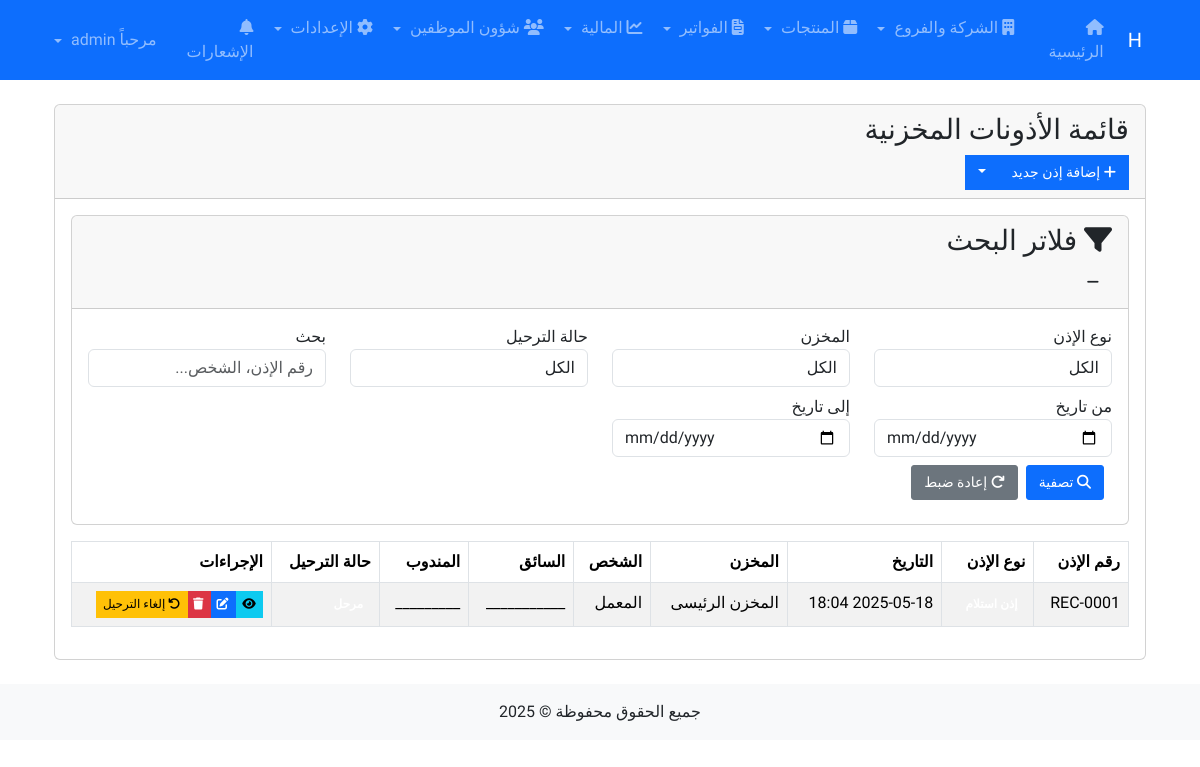
Screenshot of /finances/store-permits/ (signed in) with the database file from the repository.
### finances/models.py (models this page shows, shortened)
class StorePermit(models.Model):
    ISSUE = 'issue'
    RECEIVE = 'receive'
    PERMIT_TYPES = [
        (ISSUE, _("إذن صرف")),
        (RECEIVE, _("إذن استلام")),
    ]
    number = models.CharField(_("رقم الإذن"), max_length=50, unique=True)
    permit_type = models.CharField(_("نوع الإذن"), max_length=10, choices=PERMIT_TYPES)
    date = models.DateTimeField(_("تاريخ الإذن"), default=timezone.now)
    store = models.ForeignKey(Store, on_delete=models.CASCADE, related_name='permits', verbose_name=_("المخزن"))
    person_name = models.CharField(_("اسم الشخص"), max_length=255, help_text=_("المستلم في حالة الصرف أو المرسل في حالة الاستلام"))
    driver = models.ForeignKey(Driver, on_delete=models.SET_NULL, null=True, blank=True, related_name='permits', verbose_name=_("السائق"))
    representative = models.ForeignKey(Representative, on_delete=models.SET_NULL, null=True, blank=True, related_name='permits', verbose_name=_("المندوب"))
    reference_number = models.CharField(_("الرقم المرجعي"), max_length=50, blank=True, null=True)
    notes = models.TextField(_("ملاحظات"), blank=True, null=True)
    is_posted = models.BooleanField(_("مرحل"), default=False)
    class Meta:
        verbose_name = _("إذن مخزني")
        verbose_name_plural = _("أذونات المخزن")
        ordering = ['-date']

### core/models.py (models this page shows, shortened)
class Store(models.Model):
    branch = models.ForeignKey(Branch, on_delete=models.CASCADE, related_name='stores', verbose_name=_("الفرع"))
    name = models.CharField(_("اسم المخزن"), max_length=255)
    address = models.TextField(_("العنوان"), blank=True, null=True)
    keeper = models.CharField(_("أمين المخزن"), max_length=255, blank=True, null=True)
    notes = models.TextField(_("ملاحظات"), blank=True, null=True)
    class Meta:
        verbose_name = _("مخزن")
        verbose_name_plural = _("المخازن")

class Driver(models.Model):
    name = models.CharField(_("الاسم"), max_length=255)
    phone = models.CharField(_("رقم الهاتف"), max_length=20, blank=True, null=True)
    address = models.TextField(_("العنوان"), blank=True, null=True)
    id_number = models.CharField(_("رقم الهوية"), max_length=20, blank=True, null=True)
    license_number = models.CharField(_("رقم الرخصة"), max_length=20, blank=True, null=True)
    notes = models.TextField(_("ملاحظات"), blank=True, null=True)
    class Meta:
        verbose_name = _("سائق")
        verbose_name_plural = _("السائقين")

class Representative(models.Model):
    name = models.CharField(_("الاسم"), max_length=255)
    phone = models.CharField(_("رقم الهاتف"), max_length=20, blank=True, null=True)
    address = models.TextField(_("العنوان"), blank=True, null=True)
    id_number = models.CharField(_("رقم الهوية"), max_length=20, blank=True, null=True)
    commission_percentage = models.DecimalField(_("نسبة العمولة"), max_digits=5, decimal_places=2, default=0)
    notes = models.TextField(_("ملاحظات"), blank=True, null=True)
    class Meta:
        verbose_name = _("مندوب")
        verbose_name_plural = _("المناديب")

### finances/views/store_permits.py (the view, shortened to what this page needs)
# urls.py: path('store-permits/', views.store_permit_list, name='store_permit_list'),
@login_required
def store_permit_list(request):
    permits = StorePermit.objects.all().order_by('-date')
    permit_type = request.GET.get('permit_type')
    if permit_type:
        permits = permits.filter(permit_type=permit_type)
    store_id = request.GET.get('store')
    if store_id:
        permits = permits.filter(store_id=store_id)
    is_posted = request.GET.get('is_posted')
    if is_posted == 'yes':
        permits = permits.filter(is_posted=True)
    elif is_posted == 'no':
        permits = permits.filter(is_posted=False)
    from_date = request.GET.get('from_date')
    to_date = request.GET.get('to_date')
    search_query = request.GET.get('q')
    stores = Store.objects.all()
    permit_filters = [
        {
            'name': 'permit_type',
            'label': 'نوع الإذن',
            'type': 'select',
            'options': StorePermit.PERMIT_TYPES,
            'value': permit_type
        },
        {
            'name': 'store',
            'label': 'المخزن',
            'type': 'select',
            'options': stores,
            'value': store_id
        },
        {
            'name': 'is_posted',
            'label': 'حالة الترحيل',
            'type': 'select',
            'options': [('yes', 'مرحل'), ('no', 'غير مرحل')],
            'value': is_posted
        }
    ]
    return render(request, 'store_permits/list.html', {
        'permits': permits,
        'permit_filters': permit_filters,
        'from_date': from_date,
        'to_date': to_date,
        'search_query': search_query
    })

### users/context_processors.py (called while the page is built)
def notifications(request):
    context_data = {
        'unread_notifications_count': 0
    }
    if request.user.is_authenticated:
        context_data['unread_notifications_count'] = get_unread_notifications_count(request.user)
    return context_data

### users/utils.py (called while the page is built)
def get_unread_notifications_count(user):
    return UserNotification.objects.filter(recipient=user, is_read=False).count()

### templates/store_permits/list.html (shortened to what this page needs)
{% extends 'base.html' %}
{% load static %}
{% load humanize %}
{% block content %}
<div class="container-fluid">
    <div class="row">
        <div class="col-12">
            <div class="card">
                <div class="card-header">
                    <h3 class="card-title">قائمة الأذونات المخزنية</h3>
                    <div class="card-tools">
                        <div class="btn-group">
                            <a href="{% url 'store_permit_add' %}" class="btn btn-primary">
                                <i class="fas fa-plus"></i> إضافة إذن جديد
                            </a>
                            <button type="button" class="btn btn-primary dropdown-toggle dropdown-toggle-split" data-toggle="dropdown" aria-expanded="false">
                            </button>
                        </div>
                    </div>
                </div>
                <div class="card-body">
                    {% include 'partials/_search_filters.html' with filters=permit_filters date_filter=True search_placeholder="رقم الإذن، الشخص..." %}
                    <div class="table-responsive">
                        <table class="table table-bordered table-striped">
                            <thead>
                                <tr>
                                    <th>رقم الإذن</th>
                                    <th>نوع الإذن</th>
                                    <th>التاريخ</th>
                                    <th>المخزن</th>
                                    <th>الشخص</th>
                                    <th>السائق</th>
                                    <th>المندوب</th>
                                    <th>حالة الترحيل</th>
                                    <th>الإجراءات</th>
                                </tr>
                            </thead>
                            <tbody>
                                {% for permit in permits %}
                                <tr>
                                    <td>{{ permit.number }}</td>
                                    <td>
                                        {% if permit.permit_type == 'issue' %}
                                            <span class="badge badge-danger">إذن صرف</span>
                                        {% else %}
                                            <span class="badge badge-success">إذن استلام</span>
                                        {% endif %}
                                    </td>
                                    <td>{{ permit.date|date:"Y-m-d H:i" }}</td>
                                    <td>{{ permit.store.name }}</td>
                                    <td>{{ permit.person_name }}</td>
                                    <td>{{ permit.driver.name|default:"-" }}</td>
                                    <td>{{ permit.representative.name|default:"-" }}</td>
                                    <td>
                                        {% if permit.is_posted %}
                                            <span class="badge badge-success">مرحل</span>
                                        {% else %}
                                            <span class="badge badge-warning">غير مرحل</span>
                                        {% endif %}
                                    </td>
                                    <td>
                                        <div class="btn-group">
                                            <a href="{% url 'store_permit_detail' permit.id %}" class="btn btn-sm btn-info">
                                                <i class="fas fa-eye"></i>
                                            </a>
                                            <a href="{% url 'store_permit_edit' permit.id %}" class="btn btn-sm btn-primary">
                                                <i class="fas fa-edit"></i>
                                            </a>
                                            <a href="{% url 'store_permit_delete' permit.id %}" class="btn btn-sm btn-danger">
                                                <i class="fas fa-trash"></i>
                                            </a>
                                            {% if permit.is_posted %}
                                                <a href="{% url 'store_permit_unpost' permit.id %}" class="btn btn-sm btn-warning">
                                                    <i class="fas fa-undo"></i> إلغاء الترحيل
                                                </a>
                                            {% else %}
                                                <a href="{% url 'store_permit_post' permit.id %}" class="btn btn-sm btn-success">
                                                    <i class="fas fa-check"></i> ترحيل
                                                </a>
                                            {% endif %}
                                        </div>
                                    </td>
                                </tr>
                                {% empty %}
                                <tr>
                                    <td colspan="9" class="text-center">لا توجد أذونات مخزنية</td>
                                </tr>
                                {% endfor %}
                            </tbody>
                        </table>
                    </div>
                </div>
            </div>
        </div>
    </div>
</div>
{% endblock %}

### templates/base.html (style rules this page uses)
body { font-family: 'Tajawal', sans-serif; }
.card { transition: transform 0.3s; }
.btn { padding: 0.375rem 0.75rem; font-size: 0.875rem; border-radius: 3px; box-shadow: none; transition: all 0.2s; }
.btn-sm { padding: 0.25rem 0.5rem; font-size: 0.75rem; }
.table .btn { padding: 0.2rem 0.4rem; font-size: 0.75rem; }

### rows the page displays
StorePermit: number "REC-0001", date "2025-05-18 18:04", store.name "المخزن الرئيسى", person_name "المعمل", driver.name "___________", representative.name "_________", is_posted True (drawn)

### other values shown
{{ filter_title|default:"فلاتر البحث" }} "فلاتر البحث"
{{ filter.label }} "نوع الإذن" "المخزن" "حالة الترحيل"
form field permit_type "الكل"
form field store "الكل"
form field is_posted "الكل"
